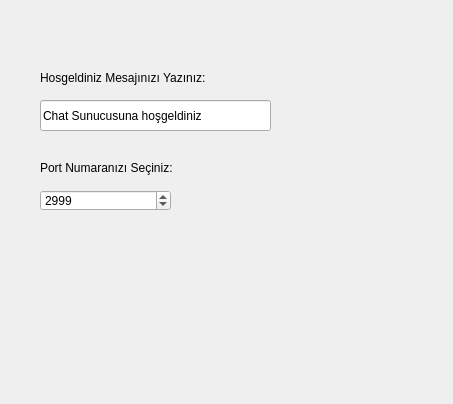
<?xml version="1.0" encoding="UTF-8"?>
<ui version="4.0">
 <class>Dialog</class>
 <widget class="QDialog" name="Dialog">
  <property name="geometry">
   <rect>
    <x>0</x>
    <y>0</y>
    <width>453</width>
    <height>404</height>
   </rect>
  </property>
  <property name="windowTitle">
   <string>Dialog</string>
  </property>
  <widget class="QStackedWidget" name="stackedWidget">
   <property name="geometry">
    <rect>
     <x>10</x>
     <y>10</y>
     <width>401</width>
     <height>321</height>
    </rect>
   </property>
   <property name="currentIndex">
    <number>0</number>
   </property>
   <widget class="QWidget" name="page">
    <widget class="QLabel" name="lblWelcome">
     <property name="geometry">
      <rect>
       <x>30</x>
       <y>60</y>
       <width>231</width>
       <height>16</height>
      </rect>
     </property>
     <property name="text">
      <string>Hosgeldiniz Mesajınızı Yazınız:</string>
     </property>
    </widget>
    <widget class="QLabel" name="label_2">
     <property name="geometry">
      <rect>
       <x>30</x>
       <y>150</y>
       <width>161</width>
       <height>16</height>
      </rect>
     </property>
     <property name="text">
      <string>Port Numaranızı Seçiniz:</string>
     </property>
    </widget>
    <widget class="QLineEdit" name="txtMessage">
     <property name="geometry">
      <rect>
       <x>30</x>
       <y>90</y>
       <width>231</width>
       <height>31</height>
      </rect>
     </property>
     <property name="text">
      <string>Chat Sunucusuna hoşgeldiniz</string>
     </property>
    </widget>
    <widget class="QSpinBox" name="sbPort">
     <property name="geometry">
      <rect>
       <x>30</x>
       <y>180</y>
       <width>131</width>
       <height>21</height>
      </rect>
     </property>
     <property name="minimum">
      <number>2000</number>
     </property>
     <property name="maximum">
      <number>65535</number>
     </property>
     <property name="value">
      <number>2999</number>
     </property>
    </widget>
   </widget>
   <widget class="QWidget" name="page_2">
    <widget class="QLabel" name="lblStatus">
     <property name="geometry">
      <rect>
       <x>20</x>
       <y>170</y>
       <width>111</width>
       <height>31</height>
      </rect>
     </property>
     <property name="text">
      <string>Bağlantı kesildi</string>
     </property>
    </widget>
    <widget class="QPushButton" name="btnStart">
     <property name="geometry">
      <rect>
       <x>20</x>
       <y>60</y>
       <width>91</width>
       <height>31</height>
      </rect>
     </property>
     <property name="text">
      <string>Başlat</string>
     </property>
    </widget>
    <widget class="QPushButton" name="btnStop">
     <property name="geometry">
      <rect>
       <x>160</x>
       <y>60</y>
       <width>81</width>
       <height>31</height>
      </rect>
     </property>
     <property name="text">
      <string>Durudur</string>
     </property>
    </widget>
   </widget>
  </widget>
  <widget class="QDialogButtonBox" name="buttonBox">
   <property name="geometry">
    <rect>
     <x>270</x>
     <y>360</y>
     <width>156</width>
     <height>24</height>
    </rect>
   </property>
   <property name="standardButtons">
    <set>QDialogButtonBox::NoButton</set>
   </property>
  </widget>
  <widget class="QDialogButtonBox" name="buttonBox_2">
   <property name="geometry">
    <rect>
     <x>230</x>
     <y>350</y>
     <width>156</width>
     <height>24</height>
    </rect>
   </property>
   <property name="standardButtons">
    <set>QDialogButtonBox::NoButton</set>
   </property>
  </widget>
 </widget>
 <resources/>
 <connections/>
</ui>
